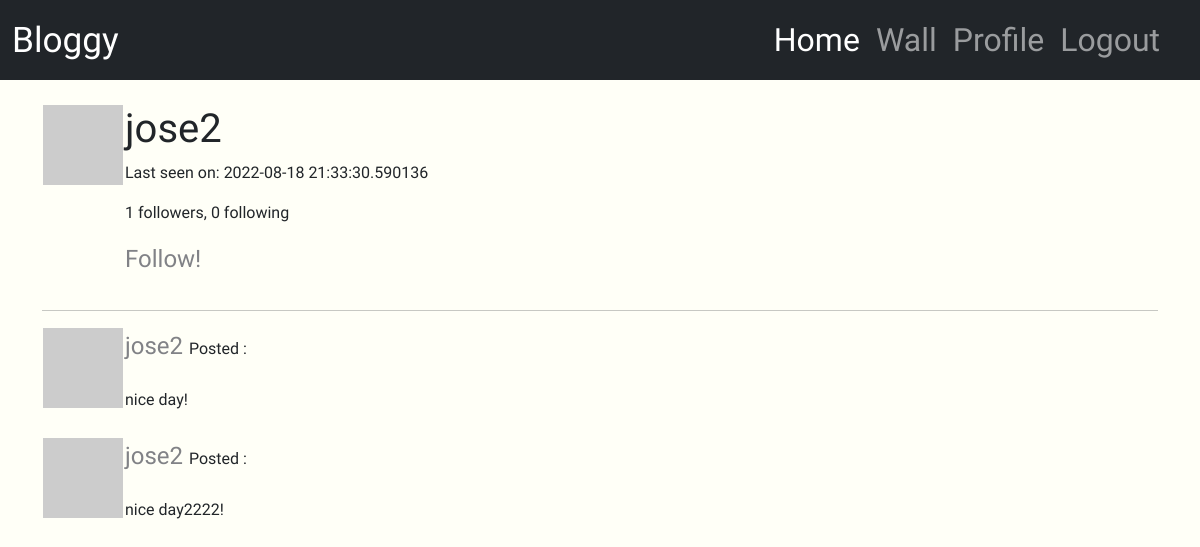
Screenshot of /user/jose2 (signed in) with the database file from the repository.
### app/models.py (models this page shows, shortened)
class User(UserMixin, db.Model):
    id = db.Column(db.Integer, primary_key=True)
    username = db.Column(db.String(64), index=True, unique=True)
    email = db.Column(db.String(120), index=True, unique=True)
    password_hash = db.Column(db.String(120))
    posts = db.relationship('Post', backref='author', lazy='dynamic')
    about_me = db.Column(db.String(128))
    last_seen = db.Column(db.DateTime, default=datetime.utcnow)
    followed = db.relationship(
        'User', secondary=followers,
        primaryjoin=(followers.c.follower_id == id),
        secondaryjoin=(followers.c.followed_id == id),
        backref= db.backref('followers', lazy='dynamic'), lazy='dynamic'
    )
    def avatar(self, size):
        digest = md5(self.email.lower().encode('utf-8')).hexdigest()
        return 'https://www.gravatar.com/avatar/{}?d=identicon&s={}'.format(digest, size)
    def following(self, user):
        return self.followed.filter(
            followers.c.followed_id == user.id
        ).count() > 0

### app/routes.py (the view)
@app.route('/user/<username>')
@login_required
def user(username):
    user = User.query.filter_by(username=username).first_or_404()
    posts = [
        {
            'author':  user ,
            'body': 'nice day!'
        },
        {
            'author':  user ,
            'body': 'nice day2222!'
        }
    ]
    return render_template('user.html', user=user, posts=posts)

### app/models.py (called while the page is built)
@login.user_loader
def load_user(id):
    return User.query.get(int(id))

### app/routes.py (called while the page is built)
@app.before_request
def before_request():
    if current_user.is_authenticated:
        current_user.last_seen = datetime.utcnow()
        db.session.commit()

### app/templates/user.html (shortened to what this page needs)
{% extends "base.html" %}
{% block extraheader %}
<link rel="stylesheet" href="{{ url_for('static', filename='css/user.css') }}">
{% endblock extraheader %}
{% block content %}
<table>
    <tr valign="top">
        <td><img src="{{ user.avatar(128) }}" alt="user-profile-image"></td>
        <td>
            <h1>{{ user.username }}</h1>
            {% if user.last_seen %}<p>Last seen on: {{ user.last_seen }}</p>{% endif %}
            <p>{{ user.followers.count() }} followers, {{ user.followed.count() }} following</p>
            {% if user == current_user %}
            <p><a href="{{ url_for('edit_profile') }}"> Edit Your Profile!</a></p>
            {% elif not current_user.following(user) %}
            <p><a href="{{ url_for('follow', username=user.username) }}">Follow!</a></p>
            {% else %}
            <p><a href="{{ url_for('unfollow', username=user.username ) }}">Unfollow</a></p>
            {% endif %}
        </td>
    </tr>
</table>
    <hr>
    {% for post in posts %}
        {% include "_post.html" %}
    {% endfor %}
{% endblock %}

### app/templates/_post.html
{% block extraheader %}
<link rel="stylesheet" href="{{ url_for('static', filename='css/_post.css') }}">
{% endblock extraheader %}
<table>
    <tr valign="top">
        <td><img src="{{ post.author.avatar(24) }}" alt="user-profile-image"></td>
        <td>
            <a href="{{ url_for('user', username=post.author.username) }}">
                {{ post.author.username }}
            </a>
            Posted :<br> <br>{{ post.body }} <br><br></td>
    </tr>
</table>

### app/static/css/style.css (style rules this page uses)
body { overflow-x: hidden; font-family: 'Source Sans Pro', sans-serif; }
body { background-size: cover; background-repeat: no-repeat; background-position: center; height: 1000vh; width: 100%; background-color:#FFFFF7; }

### app/static/css/_post.css (style rules this page uses)
a { text-decoration: none; font-size: 1.5rem; color: #818286; }

### rows the page displays
User: username "jose2", last_seen "2022-08-18 21:33:30.590136", author.username "jose2" "jose2"

### other values shown
{{ user.followers.count() }} "1"
{{ user.followed.count() }} "0"
{{ post.body }} "nice day!" "nice day2222!"
